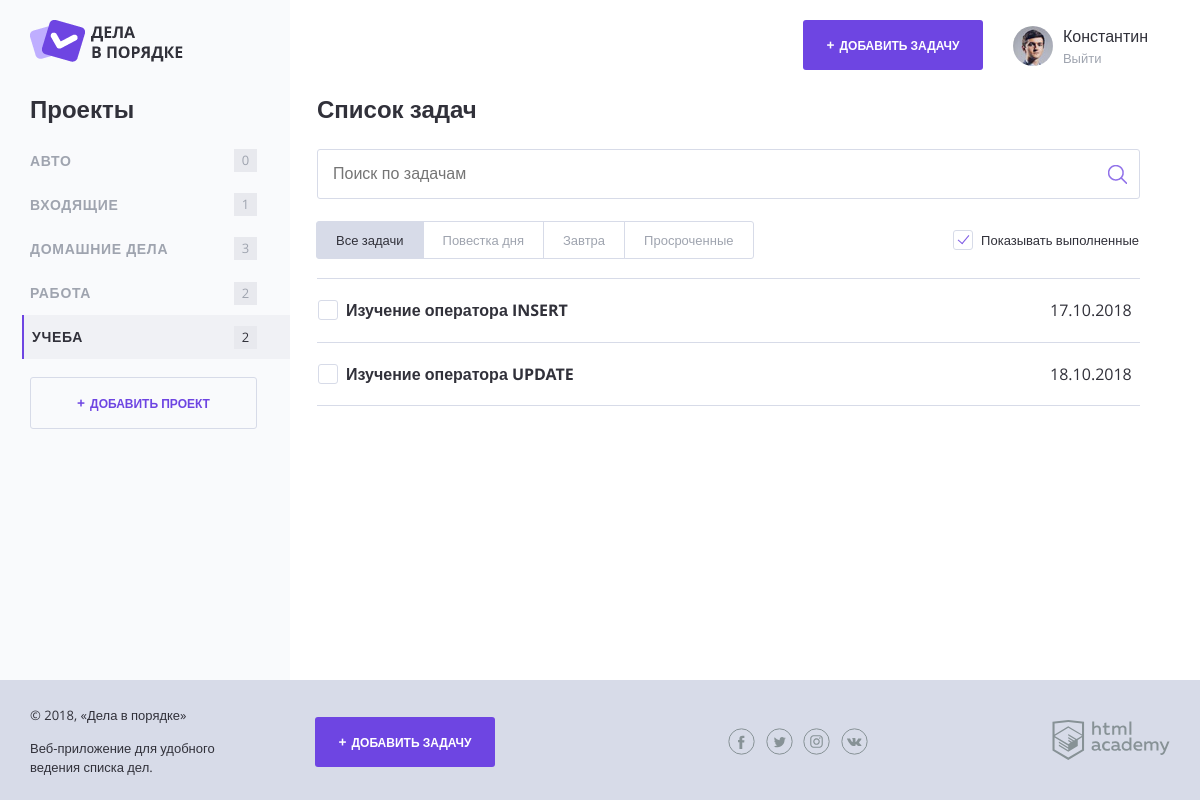
Before: /index.php?project_id=2 with the older database file.
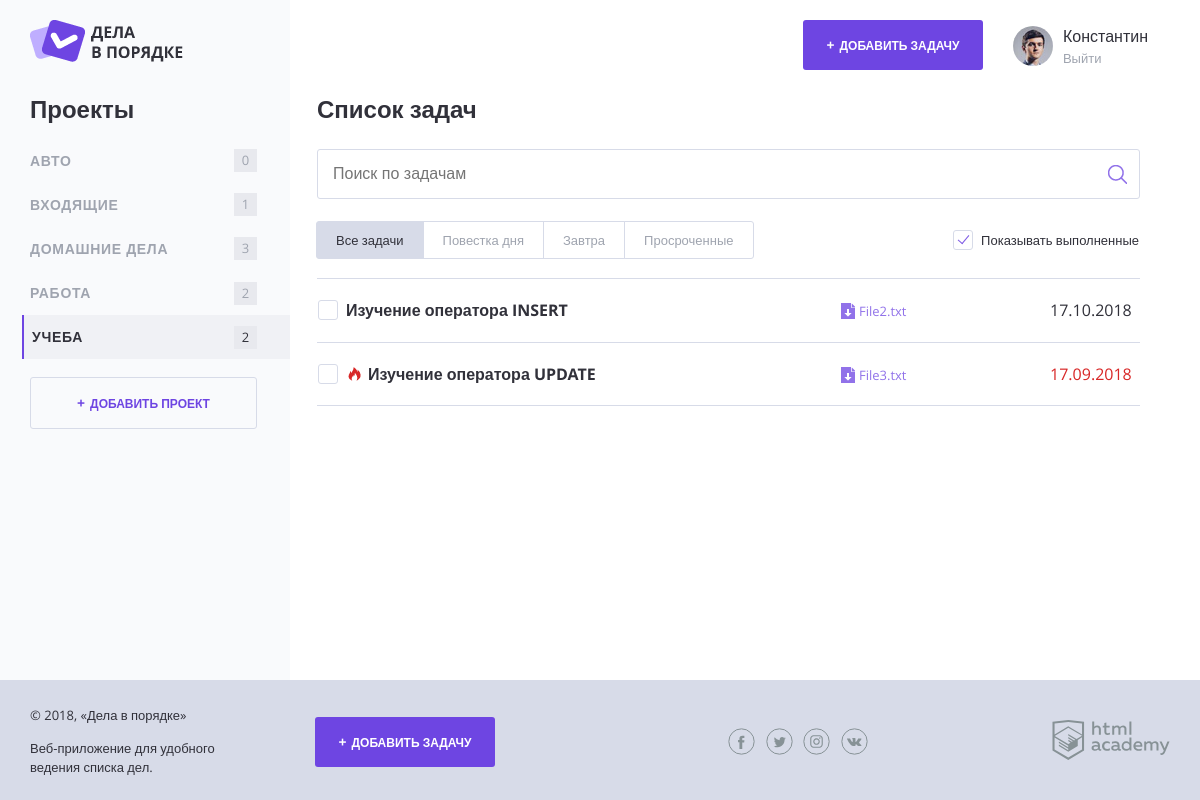
After: the same page with the newer database file.
### tables this page shows
CREATE TABLE IF NOT EXISTS `tasks` (
  `id` int(10) unsigned NOT NULL AUTO_INCREMENT COMMENT 'Идентификатор',
  `id_user` int(10) unsigned NOT NULL COMMENT 'Идентификатор Пользователя',
  `id_project` int(10) unsigned NOT NULL COMMENT 'Идентификатор Проекта',
  `date_create` datetime NOT NULL COMMENT 'Дата создания Задачи',
  `date_completion` datetime NOT NULL COMMENT 'Дата и время, когда задача была выполнена',
  `status` bit(1) NOT NULL DEFAULT b'0' COMMENT 'Число (1 или 0), означающее, была ли выполнена задача. По умолчанию ноль.',
  `task_name` varchar(255) NOT NULL COMMENT 'Название задачи',
  `file_name` varchar(255) NOT NULL COMMENT 'Ссылка на файл',
  `date_deadline` datetime NOT NULL COMMENT 'Дата и время, до которого задача должна быть выполнена',
  PRIMARY KEY (`id`),
  KEY `FK_tasks_users` (`id_user`),
  KEY `FK_tasks_projects` (`id_project`),
  FULLTEXT KEY `task_name` (`task_name`),
  CONSTRAINT `FK_tasks_projects` FOREIGN KEY (`id_project`) REFERENCES `projects` (`id`),
  CONSTRAINT `FK_tasks_users` FOREIGN KEY (`id_user`) REFERENCES `users` (`id`)
);

### functions.php (called while the page is built, shortened)
<?php
function include_template($name, $data) {
    $name = "templates/" . $name;
    extract($data);
    require_once $name;
    $result = ob_get_clean();
    return $result;
}
function isImportant($checking_date) {
    $marker = "";
    if ($checking_date !="1970-01-01 00:00:00") {
        $checking_timestamp = strtotime($checking_date);
        $now = time();
        $checking_timestamp = floor(($checking_timestamp - $now)/3600);
        if ($checking_timestamp <= 24) {
            $marker = "task--important";
        }
    }
    return $marker;
}
function showDate($DateTime) {
    global $dateFormat;
    if($DateTime == "1970-01-01 00:00:00") {
        $showDate = "";
    } else {
        $showDate = date_create($DateTime);
        $showDate = date_format($showDate, $dateFormat);
    }
    return $showDate;
}
?>

### templates/index.php (the view, shortened to what this page needs)
<h2 class="content__main-heading">Список задач</h2>
<form class="search-form" action="index.php" method="post">
    <input class="search-form__input" type="text" name="" value="" placeholder="Поиск по задачам">
    <input class="search-form__submit" type="submit" name="" value="Искать">
</form>
<div class="tasks-controls">
    <nav class="tasks-switch">
        <a href="/" class="tasks-switch__item tasks-switch__item--active">Все задачи</a>
        <a href="/" class="tasks-switch__item">Повестка дня</a>
        <a href="/" class="tasks-switch__item">Завтра</a>
        <a href="/" class="tasks-switch__item">Просроченные</a>
    </nav>
    <label class="checkbox">
        <span class="checkbox__text">Показывать выполненные</span>
    </label>
</div>
<table class="tasks">
    <?php foreach ($taskList as $key => $val) { ?>
        <?php if($val["status"] == 1) { ?>
            <?php if ($show_complete_tasks) { ?>
                <tr class="tasks__item task task--completed">
                    <td class="task__select">
                        <label class="checkbox task__checkbox">
                            <input class="checkbox__input visually-hidden" type="checkbox" checked>
                            <span class="checkbox__text"><?=htmlspecialchars($val["task_name"]);?></span>
                        </label>
                    </td>
                    <td class="task__file">
                        <?php if ($val["file_name"] != "") { ?>
                            <a class="download-link" href="uploads/<?=$val["file_name"]?>" download><?=htmlspecialchars($val["file_name"]);?></a>
                        <?php } ?>
                    </td>
                    <td class="task__date"><?=showDate($val["date_deadline"]);?></td>
                </tr>
            <?php } ?>
        <?php } else { ?>
            <tr class="tasks__item task <?=isImportant($val["date_deadline"]);?>">
                <td class="task__select">
                    <label class="checkbox task__checkbox">
                        <span class="checkbox__text"><?=htmlspecialchars($val['task_name']);?></span>
                    </label>
                </td>
                <td class="task__file">
                    <?php if ($val["file_name"] != "") { ?>
                        <a class="download-link" href="uploads/<?=$val["file_name"]?>" download><?=htmlspecialchars($val["file_name"]);?></a>
                    <?php } ?>
                </td>
                <td class="task__date"><?=showDate($val["date_deadline"]);?></td>
            </tr>
        <?php } ?>
        <?php
    } ?>
</table>

Changed rows visible on the page:
changed tasks "Изучение оператора INSERT": file_name (not shown) → "File2.txt"
changed tasks "Изучение оператора UPDATE": file_name (not shown) → "File3.txt"; date_deadline "18.10.2018" → "17.09.2018"
